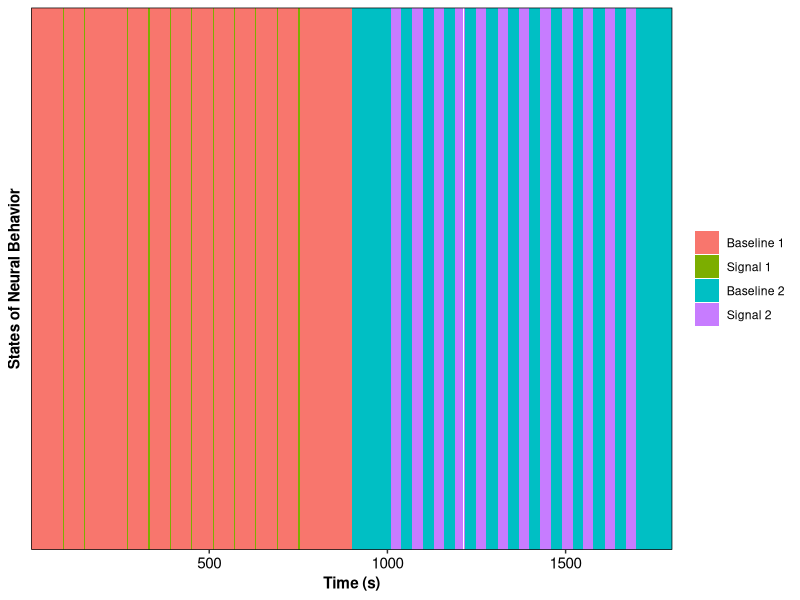

Generate this figure with R:
library(ggplot2)

# Dataset
Dt.Plot <- read.csv('Raster.csv')
head(Dt.Plot)

# Set as factor 
Dt.Plot$'Level' <- 1
Dt.Plot$State <- factor(Dt.Plot$State, 
                        levels = c('Baseline 1', 'Signal 1', 'Baseline 2', 'Signal 2'))
# Figure
p <- 
  ggplot(Dt.Plot, aes(x = Time, 
                      y = Level, 
                      fill = State)) + 
  geom_bin_2d(stat = "identity") + 
  scale_x_continuous(
    expand = c(0, 0)) + 
  scale_y_continuous(
    expand = c(0, 0)) +
  labs(x = 'Time (s)', y = 'States of Neural Behavior') + 
  theme_bw() +                                                      # dark-on-light theme
  theme(panel.border = element_rect(colour = "black"),
        panel.grid = element_blank(),
        axis.text.x = element_text(colour = "black", size = 11),          # text to the left side for 1 unit 
        axis.text.y = element_blank(),
        axis.ticks.x = element_line(),                              
        axis.ticks.y = element_blank(),
        axis.title.x = element_text(colour = "black", size = 11, face = 'bold'),                              
        axis.title.y = element_text(colour = "black", size = 11, face = 'bold'),
        legend.title = element_blank())  

p